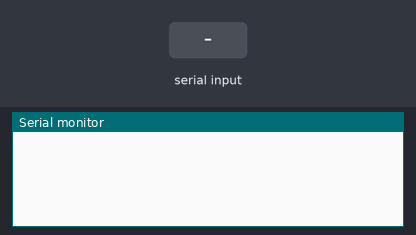
This sketch was run on a simulated Arduino Uno, built with avr-gcc and run on an emulated ATmega328P. On the bench: the last lines printed to the serial monitor. The test bench sets the inputs (shaded band).

Above: at 1.2 s.
1.3 s: "90,45\n" received over Serial
At 2.1 s:
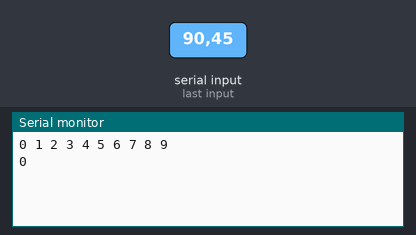
2.8 s: "30,150\n" received over Serial
At 4.12 s:
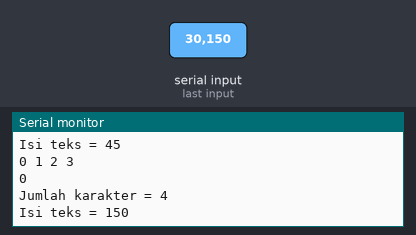
4.3 s: "5\n" received over Serial
At 5.1 s:
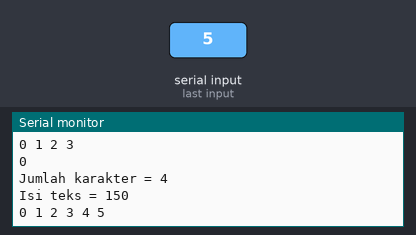
5.8 s: "200\n" received over Serial
At 8.0 s:
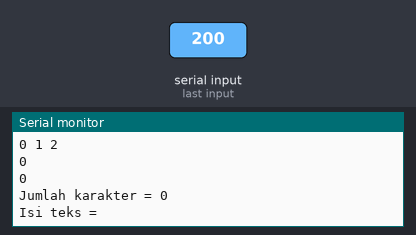
Timing chart, 0 to 8.3 s (numbered marks = the images above; inputs shaded):
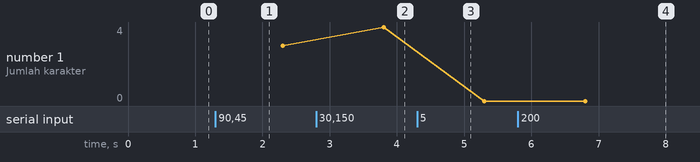

Measured:
- after the input at 1.3 s, the serial monitor: prints a new line at once (image 1)
- after the input at 2.8 s, the serial monitor: prints a new line at once (image 2)
- after the input at 4.3 s, the serial monitor: prints a new line at once (image 3)
- after the input at 5.8 s, the serial monitor: prints a new line at once (image 4)

The sketch:

PRAK12_NO5DONE.ino
```cpp
void setup() {
Serial.begin(9600);
}

void loop() {
while (Serial.available()) {
char arr = Serial.read();
if (isdigit(arr)) {
int value = arr - '0';
for (int i = 0; i <= value; i++) {
Serial.print(i);
Serial.print(" ");
}
Serial.println();
}
else {
String input = Serial.readString();
int count = input.length();
Serial.print("Jumlah karakter = ");
Serial.println(count);
Serial.print("Isi teks = ");
Serial.println(input);
}
}
}
```
